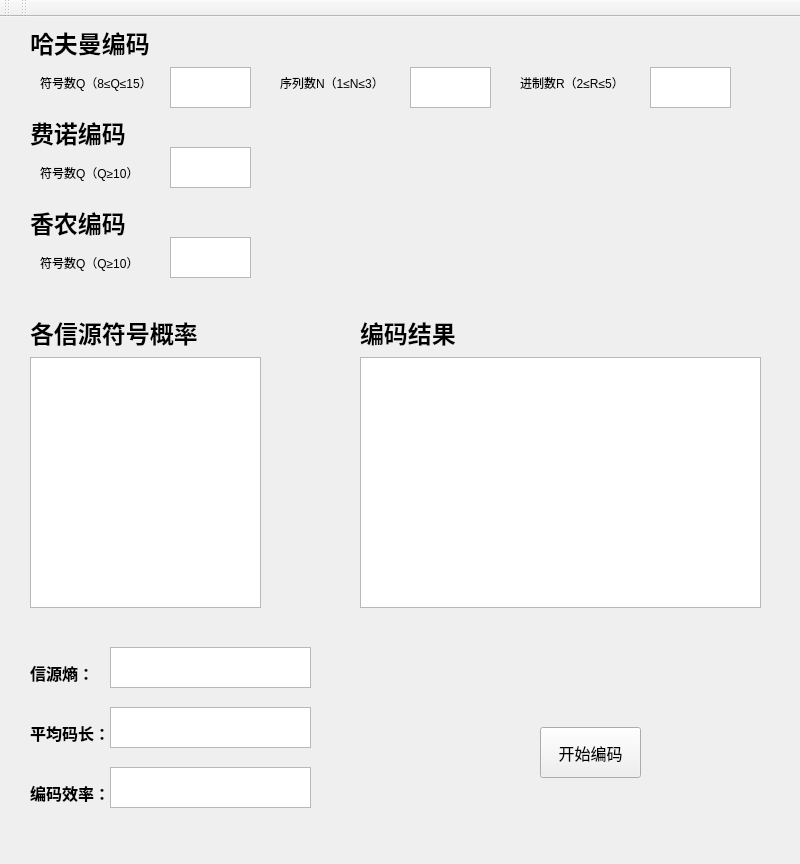
<?xml version="1.0" encoding="UTF-8"?>
<ui version="4.0">
 <class>MainWindow</class>
 <widget class="QMainWindow" name="MainWindow">
  <property name="geometry">
   <rect>
    <x>0</x>
    <y>0</y>
    <width>800</width>
    <height>864</height>
   </rect>
  </property>
  <property name="windowTitle">
   <string>哈夫曼编码</string>
  </property>
  <widget class="QWidget" name="centralwidget">
   <widget class="QTextEdit" name="textEdit">
    <property name="geometry">
     <rect>
      <x>170</x>
      <y>50</y>
      <width>81</width>
      <height>41</height>
     </rect>
    </property>
   </widget>
   <widget class="QTextEdit" name="textEdit_2">
    <property name="geometry">
     <rect>
      <x>410</x>
      <y>50</y>
      <width>81</width>
      <height>41</height>
     </rect>
    </property>
   </widget>
   <widget class="QTextEdit" name="textEdit_3">
    <property name="geometry">
     <rect>
      <x>650</x>
      <y>50</y>
      <width>81</width>
      <height>41</height>
     </rect>
    </property>
   </widget>
   <widget class="QLabel" name="label">
    <property name="geometry">
     <rect>
      <x>40</x>
      <y>40</y>
      <width>141</width>
      <height>51</height>
     </rect>
    </property>
    <property name="text">
     <string>符号数Q（8≤Q≤15）</string>
    </property>
   </widget>
   <widget class="QLabel" name="label_2">
    <property name="geometry">
     <rect>
      <x>280</x>
      <y>40</y>
      <width>141</width>
      <height>51</height>
     </rect>
    </property>
    <property name="text">
     <string>序列数N（1≤N≤3）</string>
    </property>
   </widget>
   <widget class="QLabel" name="label_3">
    <property name="geometry">
     <rect>
      <x>520</x>
      <y>40</y>
      <width>141</width>
      <height>51</height>
     </rect>
    </property>
    <property name="text">
     <string>进制数R（2≤R≤5）</string>
    </property>
   </widget>
   <widget class="QLabel" name="label_4">
    <property name="geometry">
     <rect>
      <x>30</x>
      <y>0</y>
      <width>141</width>
      <height>51</height>
     </rect>
    </property>
    <property name="font">
     <font>
      <family>Times New Roman</family>
      <pointsize>18</pointsize>
      <weight>75</weight>
      <bold>true</bold>
     </font>
    </property>
    <property name="text">
     <string>哈夫曼编码</string>
    </property>
   </widget>
   <widget class="QLabel" name="label_5">
    <property name="geometry">
     <rect>
      <x>30</x>
      <y>90</y>
      <width>141</width>
      <height>51</height>
     </rect>
    </property>
    <property name="font">
     <font>
      <family>Times New Roman</family>
      <pointsize>18</pointsize>
      <weight>75</weight>
      <bold>true</bold>
     </font>
    </property>
    <property name="text">
     <string>费诺编码</string>
    </property>
   </widget>
   <widget class="QLabel" name="label_6">
    <property name="geometry">
     <rect>
      <x>40</x>
      <y>130</y>
      <width>141</width>
      <height>51</height>
     </rect>
    </property>
    <property name="text">
     <string>符号数Q（Q≥10）</string>
    </property>
   </widget>
   <widget class="QTextEdit" name="textEdit_4">
    <property name="geometry">
     <rect>
      <x>170</x>
      <y>130</y>
      <width>81</width>
      <height>41</height>
     </rect>
    </property>
   </widget>
   <widget class="QLabel" name="label_9">
    <property name="geometry">
     <rect>
      <x>30</x>
      <y>180</y>
      <width>141</width>
      <height>51</height>
     </rect>
    </property>
    <property name="font">
     <font>
      <family>Times New Roman</family>
      <pointsize>18</pointsize>
      <weight>75</weight>
      <bold>true</bold>
     </font>
    </property>
    <property name="text">
     <string>香农编码</string>
    </property>
   </widget>
   <widget class="QLabel" name="label_7">
    <property name="geometry">
     <rect>
      <x>40</x>
      <y>220</y>
      <width>141</width>
      <height>51</height>
     </rect>
    </property>
    <property name="text">
     <string>符号数Q（Q≥10）</string>
    </property>
   </widget>
   <widget class="QTextEdit" name="textEdit_5">
    <property name="geometry">
     <rect>
      <x>170</x>
      <y>220</y>
      <width>81</width>
      <height>41</height>
     </rect>
    </property>
   </widget>
   <widget class="QLabel" name="label_8">
    <property name="geometry">
     <rect>
      <x>30</x>
      <y>290</y>
      <width>181</width>
      <height>51</height>
     </rect>
    </property>
    <property name="font">
     <font>
      <family>Arial</family>
      <pointsize>18</pointsize>
      <weight>75</weight>
      <bold>true</bold>
     </font>
    </property>
    <property name="text">
     <string>各信源符号概率</string>
    </property>
   </widget>
   <widget class="QTextEdit" name="textEdit_6">
    <property name="geometry">
     <rect>
      <x>30</x>
      <y>340</y>
      <width>231</width>
      <height>251</height>
     </rect>
    </property>
   </widget>
   <widget class="QLabel" name="label_10">
    <property name="geometry">
     <rect>
      <x>360</x>
      <y>290</y>
      <width>181</width>
      <height>51</height>
     </rect>
    </property>
    <property name="font">
     <font>
      <family>Arial</family>
      <pointsize>18</pointsize>
      <weight>75</weight>
      <bold>true</bold>
     </font>
    </property>
    <property name="text">
     <string>编码结果</string>
    </property>
   </widget>
   <widget class="QTextEdit" name="textEdit_7">
    <property name="geometry">
     <rect>
      <x>360</x>
      <y>340</y>
      <width>401</width>
      <height>251</height>
     </rect>
    </property>
   </widget>
   <widget class="QLabel" name="label_11">
    <property name="geometry">
     <rect>
      <x>30</x>
      <y>630</y>
      <width>141</width>
      <height>51</height>
     </rect>
    </property>
    <property name="font">
     <font>
      <family>Arial</family>
      <pointsize>12</pointsize>
      <weight>75</weight>
      <bold>true</bold>
     </font>
    </property>
    <property name="text">
     <string>信源熵：</string>
    </property>
   </widget>
   <widget class="QTextEdit" name="textEdit_8">
    <property name="geometry">
     <rect>
      <x>110</x>
      <y>630</y>
      <width>201</width>
      <height>41</height>
     </rect>
    </property>
   </widget>
   <widget class="QLabel" name="label_12">
    <property name="geometry">
     <rect>
      <x>30</x>
      <y>690</y>
      <width>141</width>
      <height>51</height>
     </rect>
    </property>
    <property name="font">
     <font>
      <family>Arial</family>
      <pointsize>12</pointsize>
      <weight>75</weight>
      <bold>true</bold>
     </font>
    </property>
    <property name="text">
     <string>平均码长：</string>
    </property>
   </widget>
   <widget class="QTextEdit" name="textEdit_9">
    <property name="geometry">
     <rect>
      <x>110</x>
      <y>690</y>
      <width>201</width>
      <height>41</height>
     </rect>
    </property>
   </widget>
   <widget class="QLabel" name="label_13">
    <property name="geometry">
     <rect>
      <x>30</x>
      <y>750</y>
      <width>141</width>
      <height>51</height>
     </rect>
    </property>
    <property name="font">
     <font>
      <family>Arial</family>
      <pointsize>12</pointsize>
      <weight>75</weight>
      <bold>true</bold>
     </font>
    </property>
    <property name="text">
     <string>编码效率：</string>
    </property>
   </widget>
   <widget class="QTextEdit" name="textEdit_10">
    <property name="geometry">
     <rect>
      <x>110</x>
      <y>750</y>
      <width>201</width>
      <height>41</height>
     </rect>
    </property>
   </widget>
   <widget class="QPushButton" name="pushButton">
    <property name="geometry">
     <rect>
      <x>540</x>
      <y>710</y>
      <width>101</width>
      <height>51</height>
     </rect>
    </property>
    <property name="font">
     <font>
      <family>Arial</family>
      <pointsize>12</pointsize>
     </font>
    </property>
    <property name="text">
     <string>开始编码</string>
    </property>
   </widget>
  </widget>
  <widget class="QMenuBar" name="menubar">
   <property name="geometry">
    <rect>
     <x>0</x>
     <y>0</y>
     <width>800</width>
     <height>23</height>
    </rect>
   </property>
  </widget>
  <widget class="QToolBar" name="toolBar">
   <property name="windowTitle">
    <string>toolBar</string>
   </property>
   <attribute name="toolBarArea">
    <enum>TopToolBarArea</enum>
   </attribute>
   <attribute name="toolBarBreak">
    <bool>false</bool>
   </attribute>
  </widget>
  <widget class="QToolBar" name="toolBar_2">
   <property name="windowTitle">
    <string>toolBar_2</string>
   </property>
   <attribute name="toolBarArea">
    <enum>TopToolBarArea</enum>
   </attribute>
   <attribute name="toolBarBreak">
    <bool>false</bool>
   </attribute>
  </widget>
 </widget>
 <resources/>
 <connections/>
</ui>
